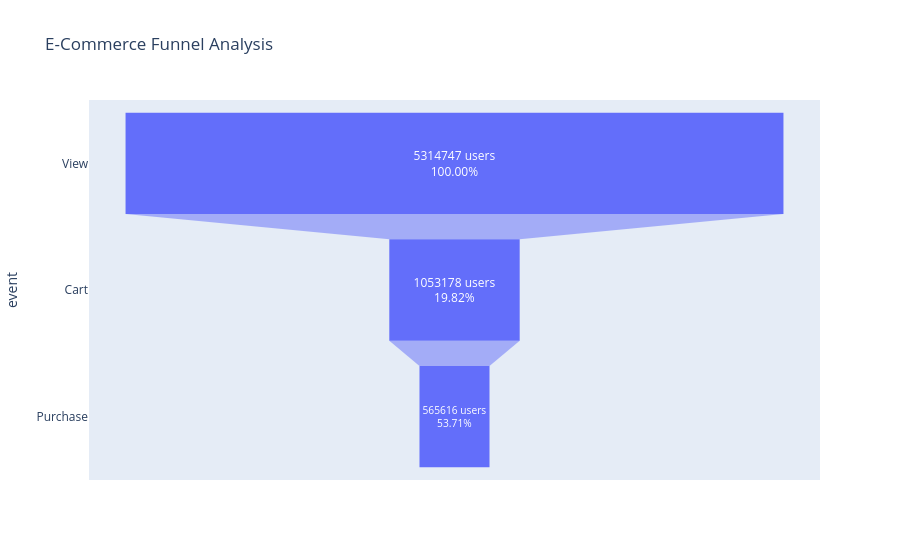

Write notebook code for a chart like this one.
### Markdown cell above
### Funnel Analysis

### Code cell
import plotly.express as px
funnel_data = dict(
    number = [unique_users_view, unique_users_cart, unique_users_purchase],
    event = ["View", "Cart", "Purchase"]
)
df_funnel = pd.DataFrame(funnel_data)
df_funnel["prct"] = [100, round(cart_conversion_rate, 2), round(purchase_conversion_rate, 2)]
fig = px.funnel(df_funnel, x = "number", y = "event", title="E-Commerce Funnel Analysis", text="prct")
fig.update_traces(textposition='inside',texttemplate="%{x:.0f\n}<br>%{text:.2f}"+'%')
fig.show()

### Figure 1 — Plotly figure (JSON) as saved in the notebook; plotly's stock layout.template omitted (floating-point values rounded to 4 significant figures)
{"data": [{"hovertemplate": "number=%{x}<br>event=%{y}<br>prct=%{text}<extra></extra>", "legendgroup": "", "marker": {"color": "#636efa"}, "name": "", "orientation": "h", "showlegend": false, "text": [100.0, 19.82, 53.71], "textposition": "inside", "texttemplate": "%{x:.0f\n} users<br>%{text:.2f}%", "type": "funnel", "x": [5314747, 1053178, 565616], "xaxis": "x", "y": ["View", "Cart", "Purchase"], "yaxis": "y"}], "layout": {"legend": {"tracegroupgap": 0}, "title": {"text": "E-Commerce Funnel Analysis"}, "xaxis": {"anchor": "y", "domain": [0, 1], "title": {"text": "number"}}, "yaxis": {"anchor": "x", "domain": [0, 1], "title": {"text": "event"}}}}
